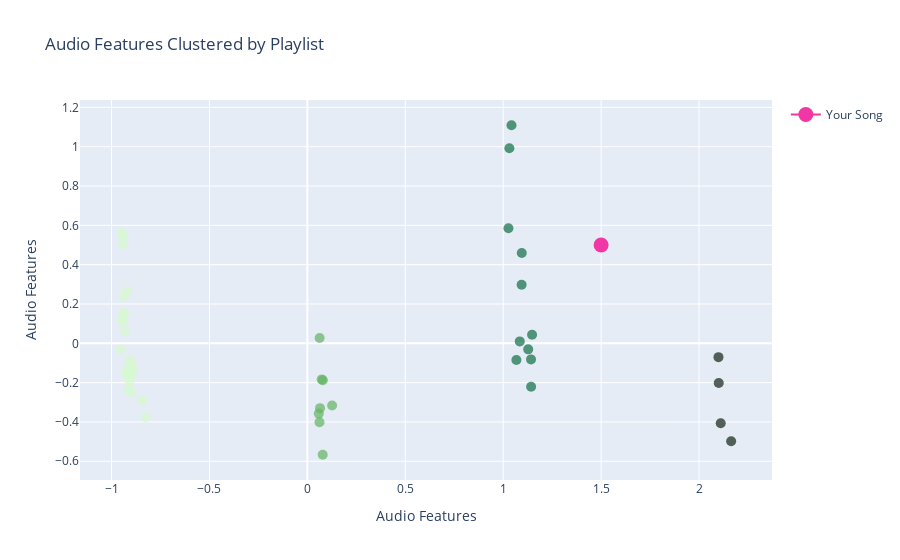

This figure's notebook cell:
### Markdown cell above
### Adding user data point to Plotly

### Code cell
# Perform PCA to reduce dimensionality to 2 components
pca = PCA(n_components=2)
features_pca = pca.fit_transform(features_with_playlist.drop('playlist_name', axis=1)) # Drop playlist_name for PCA

# Create a figure
fig = go.Figure()

# Plot the clusters
fig.add_trace(go.Scatter(x=features_pca[:, 0], y=features_pca[:, 1], mode='markers',
                         marker=dict(color=labels, colorscale='algae', opacity=0.7, size=10),
                         name='Playlist',
                         text=features_with_playlist['playlist_name'],  # Set text to playlist_name
                         showlegend=False))

# Add a single point
single_point = dict(
    x=[1.5],
    y=[0.5],
    #mode='markers',
    marker=dict(color='#f037a5', size=15),  # Set color to hex f037a5 and size as desired
    name='Your Song'
)
fig.add_trace(single_point)

# Customize plot
fig.update_layout(
    title='Audio Features Clustered by Playlist', 
    xaxis_title='Audio Features', 
    yaxis_title='Audio Features'#, 
    #plot_bgcolor='black',
    #paper_bgcolor='lightgrey',
    #font=dict(color='white')
)

# Show the figure
fig.show()

### Figure 1 — Plotly figure (JSON) as saved in the notebook; plotly's stock layout.template omitted (floating-point values rounded to 4 significant figures)
{"data": [{"marker": {"color": [2, 0, 2, 0, 1, 3, 0, 2, 1, 0, 1, 0, 2, 0, 3, 3, 0, 2, 0, 0, 1, 2, 0, 0, 0, 0, 1, 0, 0, 2, 0, 0, 2, 1, 0, 2, 0, 3, 2, 0, 1, 0, 0, 1, 2, 0], "colorscale": [[0, "rgb(214, 249, 207)"], [0.09091, "rgb(186, 228, 174)"], [0.1818, "rgb(156, 209, 143)"], [0.2727, "rgb(124, 191, 115)"], [0.3636, "rgb(85, 174, 91)"], [0.4545, "rgb(37, 157, 81)"], [0.5455, "rgb(7, 138, 78)"], [0.6364, "rgb(13, 117, 71)"], [0.7273, "rgb(23, 95, 61)"], [0.8182, "rgb(25, 75, 49)"], [0.9091, "rgb(23, 55, 35)"], [1, "rgb(17, 36, 20)"]], "opacity": 0.7, "size": 10}, "mode": "markers", "name": "Playlist", "showlegend": false, "text": ["Viral 50 - USA", "Viral 50 - Global", "Top 50 - USA", "Top 50 - Global", "sad hour", "Westside Story", "New Noise", "Alternative Hip-Hop", "Fuego #052 - Regina's Fan Mixtape", "Pop Rising", "Gulf & Western", "ALT NOW", "Country Rocks", "Alternative Beats", "Baila Reggaeton", "African Heat", "Fresh Finds Country", "The Scene", "All New Rock", "Hot Hits USA", "Chill Pop", "RapCaviar", "Viva Latino", "New Pop Picks", "Hot Country", "Signed XOXO", "Front Page Indie", "it's alt good", "Today's Indie Rock", "mint", "K-Pop Rising", "RNB X", "New Joints", "Yalla ", "Soak Up The Sun", "Feelin' Myself", "The New Alt", "Fuego", "Dance Rising", "CST", "Spring Pop 🌸", "K-Pop ON! (온)", "MARROW", "bossa pop", "Homegrown + Heavy", "Billboard Hot 100"], "type": "scatter", "x": [1.085, -0.8933, 1.067, -0.9113, 0.06193, 2.164, -0.942, 1.128, 0.1264, -0.9264, 0.05845, -0.94, 1.027, -0.9193, 2.101, 2.111, -0.9524, 1.031, -0.9485, -0.9103, 0.06459, 1.142, -0.899, -0.9228, -0.9482, -0.8433, 0.06274, -0.9348, -0.942, 1.094, -0.9069, -0.9069, 1.147, 0.07904, -0.9319, 1.143, -0.9396, 2.099, 1.095, -0.8249, 0.07331, -0.8998, -0.9414, 0.07836, 1.042, -0.8959], "y": [0.00973, -0.1289, -0.08522, -0.2331, -0.4014, -0.4978, 0.5446, -0.03075, -0.3163, -0.1558, -0.3575, 0.1479, 0.5849, 0.2665, -0.2022, -0.4064, -0.03186, 0.9926, 0.5638, -0.1651, -0.3297, -0.08187, -0.2476, -0.1328, 0.1135, -0.2892, 0.02742, 0.1525, 0.1186, 0.2982, -0.08425, -0.1904, 0.04314, -0.1882, 0.05982, -0.221, 0.2364, -0.07027, 0.4597, -0.3755, -0.1834, -0.1086, 0.5029, -0.5668, 1.109, -0.1493]}, {"marker": {"color": "#f037a5", "size": 15}, "name": "Your Song", "type": "scatter", "x": [1.5], "y": [0.5]}], "layout": {"autosize": true, "title": {"text": "Audio Features Clustered by Playlist"}, "xaxis": {"autorange": true, "range": [-1.153, 2.365], "title": {"text": "Audio Features"}, "type": "linear"}, "yaxis": {"autorange": true, "range": [-0.7378, 1.28], "title": {"text": "Audio Features"}, "type": "linear"}}}
